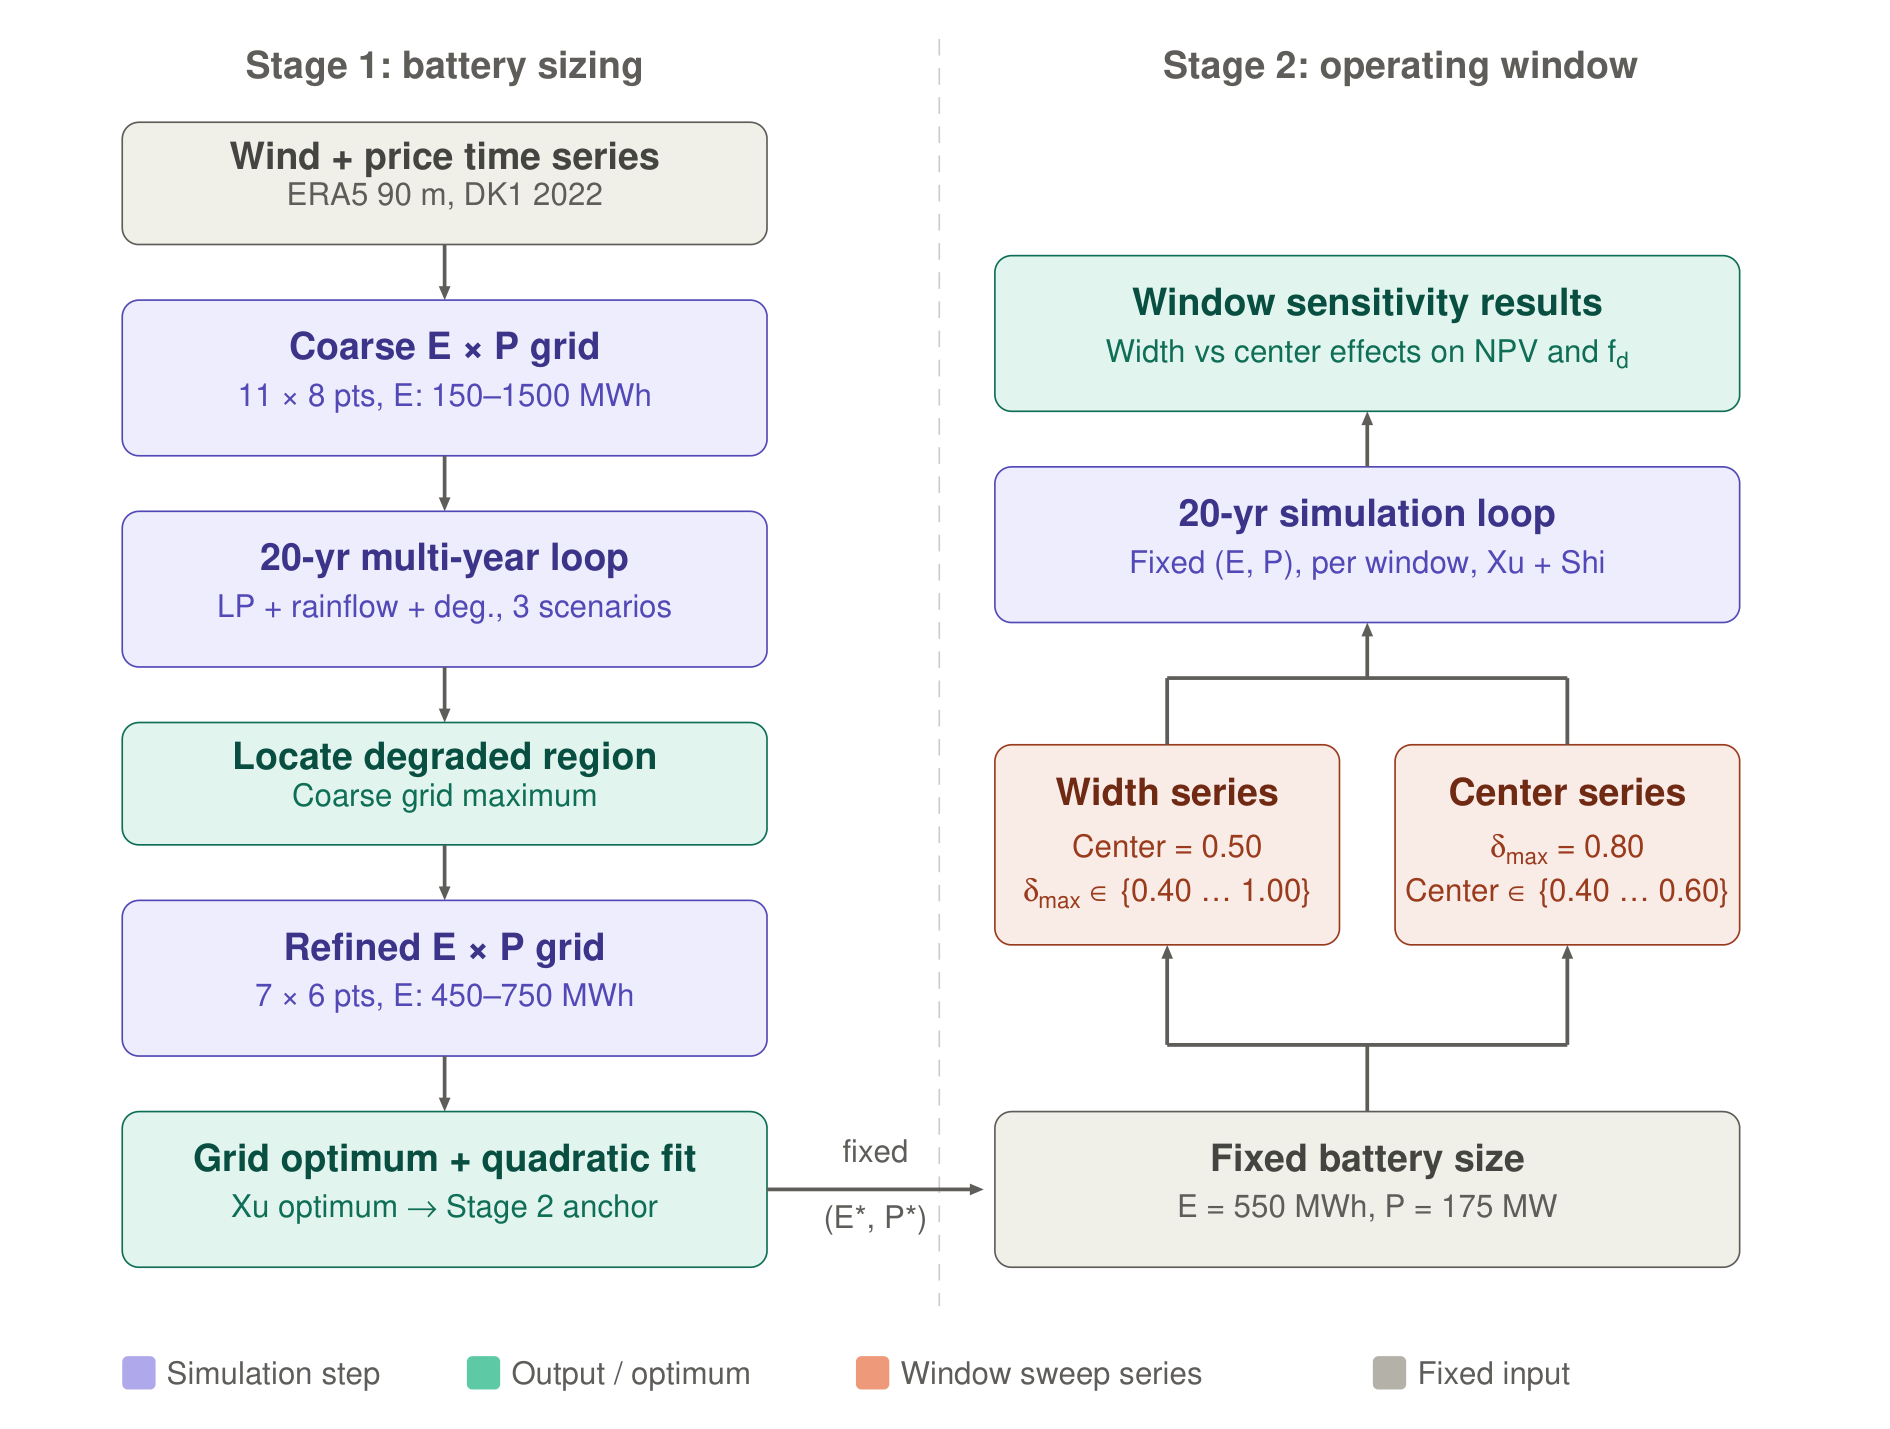

Write the Python code that produced this figure.
"""
fig_sweep_methodology.py
------------------------
Two-stage parameter sweep structure (thesis label fig:sweep_methodology).

ReportLab only, no matplotlib.
Coordinates follow the source SVG frame (viewBox 680 wide). Scale = 160mm/680px.

Every number in the boxes is taken from Sections 3.7.1 and 3.7.2 and from the
Stage 1 result in Section 4.4.1. If the sweep configuration changes, change it
here as well; a methodology diagram that disagrees with its own method section
is worse than no diagram.

Run: python fig_sweep_methodology.py
Output: set OUTPUT below to "png", "pdf" or "both". Files are written next to
        this script. The PNG is rasterised from the same PDF the vector output
        uses, so the two cannot differ.

PNG export needs PyMuPDF (pip install pymupdf) or Poppler's pdftoppm on PATH.
"""

from __future__ import annotations
from pathlib import Path
import io
import shutil
import subprocess
import tempfile

from reportlab.pdfgen import canvas as rl_canvas
from reportlab.lib.colors import HexColor, white
from reportlab.lib.units import mm
from reportlab.pdfbase.pdfmetrics import stringWidth

# -- Output ------------------------------------------------------------------ #
OUTPUT = "png"                   # "png", "pdf" or "both"
STEM = "fig_sweep_methodology"    # output filename without extension

# ── Palette (from SVG computed styles) ────────────────────────────────────────
GRAY_F   = HexColor("#F1EFE8")   # gray box fill
GRAY_S   = HexColor("#5F5E5A")   # gray stroke
GRAY_T   = HexColor("#444441")   # gray title
GRAY_ST  = HexColor("#5F5E5A")   # gray subtitle

PURP_F   = HexColor("#EEEDFE")   # purple box fill  (simulation step)
PURP_S   = HexColor("#534AB7")   # purple stroke
PURP_T   = HexColor("#3C3489")   # purple title
PURP_ST  = HexColor("#534AB7")   # purple subtitle

TEAL_F   = HexColor("#E1F5EE")   # teal box fill  (output/optimum)
TEAL_S   = HexColor("#0F6E56")   # teal stroke
TEAL_T   = HexColor("#085041")   # teal title
TEAL_ST  = HexColor("#0F6E56")   # teal subtitle

CORAL_F  = HexColor("#FAECE7")   # coral box fill (sweep series)
CORAL_S  = HexColor("#993C1D")   # coral stroke
CORAL_T  = HexColor("#712B13")   # coral title
CORAL_ST = HexColor("#993C1D")   # coral subtitle

MUTED    = HexColor("#5F5E5A")   # floating labels, legend text

# Labels carrying subscripts, as (string, style) segments.
# delta_max is the window width of Section 3.7.2, not the DoD parameter d and
# not the per-cycle amplitude delta_i. The window center is the parameter
# (sigma_max + sigma_min)/2, which is set before the year is solved; sigma-bar
# is the resulting profile mean, a dispatch output, so it is not used here.
# The full width set is {0.40, 0.60, 0.80, 1.00}; the box shows the range in the
# same form as the center series, because the full list does not fit at 7.5 pt.
# Section 3.7.2 lists all four, and notes that the 0.40 width is skipped because
# its polynomial fit returns k4 = 0.908, which is not convex.
WIDTH_SET     = [("\u03b4", ""), ("max", "sub"), (" \u2208 {0.40 \u2026 1.00}", "")]
WIDTH_FIXED   = [("\u03b4", ""), ("max", "sub"), (" = 0.80", "")]
WINDOW_RESULT = [("Width vs center effects on NPV and f", ""), ("d", "sub")]
DIVIDER  = HexColor("#888780")   # centre divider line

# ── Canvas ────────────────────────────────────────────────────────────────────
SCALE  = 160 / 680               # mm per SVG px
FIG_W  = 160 * mm
# Legend sits at y=488..500, so 514 leaves a 14 px bottom margin. The former
# 600 left about 24 mm of blank paper below the legend.
FIG_H  = 514 * SCALE * mm
DPI    = 300


def s(px):  return px * SCALE * mm
def sy(px): return FIG_H - s(px)


# ── Helpers ───────────────────────────────────────────────────────────────────
def rr(c, x, y_top, w, h, r, fill, stroke, sw=0.4):
    X, W, H, R = s(x), s(w), s(h), s(r)
    Y = sy(y_top + h)
    p = c.beginPath()
    p.moveTo(X+R, Y); p.lineTo(X+W-R, Y)
    p.arcTo(X+W-2*R, Y,       X+W,   Y+2*R, startAng=-90, extent=90)
    p.lineTo(X+W, Y+H-R)
    p.arcTo(X+W-2*R, Y+H-2*R, X+W,   Y+H,   startAng=0,   extent=90)
    p.lineTo(X+R, Y+H)
    p.arcTo(X,    Y+H-2*R,    X+2*R, Y+H,   startAng=90,  extent=90)
    p.lineTo(X, Y+R)
    p.arcTo(X,    Y,           X+2*R, Y+2*R, startAng=180, extent=90)
    p.close()
    c.setFillColor(fill); c.setStrokeColor(stroke); c.setLineWidth(sw)
    c.drawPath(p, fill=1, stroke=1)


def seg_width(segs, font, size):
    """Width of a segment list, sub- and superscripts included."""
    return sum(stringWidth(s, font, size if st == "" else size * 0.72)
               for s, st in segs)


def as_segs(text):
    """Accept a plain string or an existing segment list."""
    return text if isinstance(text, list) else [(text, "")]


def centred_segs(c, cx_svg, y_svg, segs, font, size, color):
    """Centred text from (string, style) pairs; style in {'', 'sub', 'sup'}."""
    x = s(cx_svg) - seg_width(segs, font, size) / 2
    c.setFillColor(color)
    for txt_, st in segs:
        fs = size if st == "" else size * 0.72
        dy = {"": 0.0, "sub": -0.22 * size, "sup": 0.38 * size}[st]
        c.setFont(font, fs)
        c.drawString(x, sy(y_svg) + dy, txt_)
        x += stringWidth(txt_, font, fs)


def two_line_box(c, x, y_top, w, h, r, fill, stroke, sw,
                 title, tc, tf, ts_size,
                 sub,   sc, sub_size):
    rr(c, x, y_top, w, h, r, fill, stroke, sw)
    cx = x + w/2
    # title at 38% from top, sub at 68%
    centred_segs(c, cx, y_top + h*0.38, as_segs(title), tf, ts_size, tc)
    centred_segs(c, cx, y_top + h*0.68, as_segs(sub), "Helvetica", sub_size, sc)


def three_line_box(c, x, y_top, w, h, r, fill, stroke, sw,
                   title, tc, tf, ts_size,
                   sub1, sub2, sc, sub_size):
    """Box with title + two subtitle lines (coral sweep boxes)."""
    rr(c, x, y_top, w, h, r, fill, stroke, sw)
    cx = x + w/2
    centred_segs(c, cx, y_top + h*0.30, as_segs(title), tf, ts_size, tc)
    centred_segs(c, cx, y_top + h*0.56, as_segs(sub1), "Helvetica", sub_size, sc)
    centred_segs(c, cx, y_top + h*0.78, as_segs(sub2), "Helvetica", sub_size, sc)


def arrow_v_down(c, x, y1, y2, color, lw=1.0):
    """Arrow pointing DOWN (y2 > y1 in SVG coords)."""
    head = s(5); hw = head * 0.42
    X, Y1, Y2 = s(x), sy(y1), sy(y2)
    tip = Y2                            # lower in RL = lower on page
    c.setStrokeColor(color); c.setFillColor(color); c.setLineWidth(lw)
    c.line(X, Y1, X, tip + head*0.7)
    p = c.beginPath()
    p.moveTo(X, tip); p.lineTo(X-hw, tip+head); p.lineTo(X+hw, tip+head); p.close()
    c.drawPath(p, fill=1, stroke=0)


def arrow_v_up(c, x, y1, y2, color, lw=1.0):
    """Arrow pointing UP (y2 < y1 in SVG coords)."""
    head = s(5); hw = head * 0.42
    X, Y1, Y2 = s(x), sy(y1), sy(y2)
    tip = Y2                            # higher in RL = higher on page
    c.setStrokeColor(color); c.setFillColor(color); c.setLineWidth(lw)
    c.line(X, Y1, X, tip - head*0.7)
    p = c.beginPath()
    p.moveTo(X, tip); p.lineTo(X-hw, tip-head); p.lineTo(X+hw, tip-head); p.close()
    c.drawPath(p, fill=1, stroke=0)


def arrow_h_right(c, x1, x2, y, color, lw=1.0):
    """Arrow pointing RIGHT."""
    head = s(5); hw = head * 0.42
    X1, X2, Y = s(x1), s(x2), sy(y)
    c.setStrokeColor(color); c.setFillColor(color); c.setLineWidth(lw)
    c.line(X1, Y, X2 - head*0.7, Y)
    p = c.beginPath()
    p.moveTo(X2, Y); p.lineTo(X2-head, Y+hw); p.lineTo(X2-head, Y-hw); p.close()
    c.drawPath(p, fill=1, stroke=0)


def plain_line(c, x1, y1, x2, y2, color, lw=0.9):
    c.setStrokeColor(color); c.setLineWidth(lw); c.setDash()
    c.line(s(x1), sy(y1), s(x2), sy(y2))


def txt(c, x, y_svg, text, font, size, color, anchor="centre"):
    c.setFillColor(color); c.setFont(font, size)
    if anchor == "centre":
        c.drawCentredString(s(x), sy(y_svg), text)
    else:
        c.drawString(s(x), sy(y_svg), text)


def swatch(c, x, y_svg, color, label):
    SW, SH = s(12), s(12)
    X, Y = s(x), sy(y_svg + 12)
    c.setFillColor(color); c.roundRect(X, Y, SW, SH, s(2), fill=1, stroke=0)
    c.setFillColor(MUTED); c.setFont("Helvetica", 7.5)
    c.drawString(X + SW + s(4), Y + s(2), label)


# -- Fit check ---------------------------------------------------------------- #
# (tag, box width in SVG px, [(text, font, size), ...])
BOXES = [
    ("wind",     232, [("Wind + price time series", "Helvetica-Bold", 9),
                       ("ERA5 90 m, DK1 2022", "Helvetica", 7.5)]),
    ("coarse",   232, [("Coarse E \u00d7 P grid", "Helvetica-Bold", 9),
                       ("11 \u00d7 8 pts, E: 150\u20131500 MWh", "Helvetica", 7.5)]),
    ("loop1",    232, [("20-yr multi-year loop", "Helvetica-Bold", 9),
                       ("LP + rainflow + deg., 3 scenarios", "Helvetica", 7.5)]),
    ("region",   232, [("Locate degraded region", "Helvetica-Bold", 9),
                       ("Coarse grid maximum", "Helvetica", 7.5)]),
    ("refined",  232, [("Refined E \u00d7 P grid", "Helvetica-Bold", 9),
                       ("7 \u00d7 6 pts, E: 450\u2013750 MWh", "Helvetica", 7.5)]),
    ("optimum",  232, [("Grid optimum + quadratic fit", "Helvetica-Bold", 9),
                       ("Xu optimum \u2192 Stage 2 anchor", "Helvetica", 7.5)]),
    ("size",     268, [("Fixed battery size", "Helvetica-Bold", 9),
                       ("E = 550 MWh, P = 175 MW", "Helvetica", 7.5)]),
    ("width",    124, [("Width series", "Helvetica-Bold", 9),
                       ("Center = 0.50", "Helvetica", 7.5),
                       (WIDTH_SET, "Helvetica", 7.5)]),
    ("center",   124, [("Center series", "Helvetica-Bold", 9),
                       (WIDTH_FIXED, "Helvetica", 7.5),
                       ("Center \u2208 {0.40 \u2026 0.60}", "Helvetica", 7.5)]),
    ("loop2",    268, [("20-yr simulation loop", "Helvetica-Bold", 9),
                       ("Fixed (E, P), per window, Xu + Shi", "Helvetica", 7.5)]),
    ("results",  268, [("Window sensitivity results", "Helvetica-Bold", 9),
                       (WINDOW_RESULT, "Helvetica", 7.5)]),
]


def check_fit(pad=6):
    """Warn if any label is wider than the box that holds it. Widths in SVG px."""
    bad = []
    for tag, w, items in BOXES:
        for text, font, size in items:
            need = seg_width(as_segs(text), font, size) / (SCALE * mm)
            if need > w - pad:
                bad.append(f"  {tag}: needs {need:.0f} px in a {w - pad} px box")
    if bad:
        print("WARNING: text wider than its box")
        print("\n".join(bad))
    else:
        print("fit check: all labels inside their boxes")


# ── Build ─────────────────────────────────────────────────────────────────────
def build(buf):
    c = rl_canvas.Canvas(buf, pagesize=(FIG_W, FIG_H))
    c.setFillColor(white); c.rect(0, 0, FIG_W, FIG_H, fill=1, stroke=0)

    LW = 0.9

    # ── Stage headings ────────────────────────────────────────────────────
    txt(c, 160, 28, "Stage 1: battery sizing",   "Helvetica-Bold", 9,  MUTED)
    txt(c, 504, 28, "Stage 2: operating window", "Helvetica-Bold", 9,  MUTED)

    # ── Centre divider (dashed) ───────────────────────────────────────────
    c.setStrokeColor(HexColor("#CCCCCC")); c.setLineWidth(0.4); c.setDash(4, 3)
    c.line(s(338), sy(14), s(338), sy(470))
    c.setDash()

    # ════════════════════════════════════════════════════════════════════
    # STAGE 1 — LEFT COLUMN  (x center=160, box w=232, x=44..276)
    # ════════════════════════════════════════════════════════════════════

    # Wind + price (gray, h=44, y=44..88)
    two_line_box(c, 44, 44, 232, 44, 6, GRAY_F, GRAY_S, 0.4,
                 "Wind + price time series", GRAY_T, "Helvetica-Bold", 9,
                 "ERA5 90 m, DK1 2022",      GRAY_ST, 7.5)
    arrow_v_down(c, 160, 88, 108, MUTED, LW)

    # Coarse E×P grid (purple, h=56, y=108..164)
    two_line_box(c, 44, 108, 232, 56, 6, PURP_F, PURP_S, 0.4,
                 "Coarse E \u00d7 P grid",      PURP_T, "Helvetica-Bold", 9,
                 "11 \u00d7 8 pts, E: 150\u20131500 MWh", PURP_ST, 7.5)
    arrow_v_down(c, 160, 164, 184, MUTED, LW)

    # 20-yr multi-year loop (purple, h=56, y=184..240)
    two_line_box(c, 44, 184, 232, 56, 6, PURP_F, PURP_S, 0.4,
                 "20-yr multi-year loop",          PURP_T, "Helvetica-Bold", 9,
                 "LP + rainflow + deg., 3 scenarios", PURP_ST, 7.5)
    arrow_v_down(c, 160, 240, 260, MUTED, LW)

    # Locate degraded region (teal, h=44, y=260..304)
    two_line_box(c, 44, 260, 232, 44, 6, TEAL_F, TEAL_S, 0.4,
                 "Locate degraded region", TEAL_T, "Helvetica-Bold", 9,
                 "Coarse grid maximum",    TEAL_ST, 7.5)
    arrow_v_down(c, 160, 304, 324, MUTED, LW)

    # Refined E×P grid (purple, h=56, y=324..380)
    two_line_box(c, 44, 324, 232, 56, 6, PURP_F, PURP_S, 0.4,
                 "Refined E \u00d7 P grid",     PURP_T, "Helvetica-Bold", 9,
                 "7 \u00d7 6 pts, E: 450\u2013750 MWh", PURP_ST, 7.5)
    arrow_v_down(c, 160, 380, 400, MUTED, LW)

    # Grid optimum + quadratic fit (teal, h=56, y=400..456)
    two_line_box(c, 44, 400, 232, 56, 6, TEAL_F, TEAL_S, 0.4,
                 "Grid optimum + quadratic fit", TEAL_T, "Helvetica-Bold", 9,
                 "Xu optimum \u2192 Stage 2 anchor", TEAL_ST, 7.5)

    # ── Handoff arrow (276,428) → (354,428) ──────────────────────────────
    arrow_h_right(c, 276, 354, 428, MUTED, LW)
    txt(c, 315, 418, "fixed",   "Helvetica", 7.5, MUTED)
    txt(c, 315, 442, "(E*, P*)", "Helvetica", 7.5, MUTED)

    # ════════════════════════════════════════════════════════════════════
    # STAGE 2 — RIGHT COLUMN  (x center=492, box w=268, x=358..626)
    # ════════════════════════════════════════════════════════════════════

    # Fixed battery size (gray, h=56, y=400..456)
    two_line_box(c, 358, 400, 268, 56, 6, GRAY_F, GRAY_S, 0.4,
                 "Fixed battery size",    GRAY_T, "Helvetica-Bold", 9,
                 "E = 550 MWh, P = 175 MW", GRAY_ST, 7.5)

    # Fork from fixed box top (492,400) up to y=376, then split to 420 and 564
    plain_line(c, 492, 400, 492, 376, MUTED, LW)  # vertical stem up
    plain_line(c, 420, 376, 564, 376, MUTED, LW)  # horizontal fork
    arrow_v_up(c, 420, 376, 340, MUTED, LW)        # left arm → width series
    arrow_v_up(c, 564, 376, 340, MUTED, LW)        # right arm → center series

    # Width series (coral, h=72, y=268..340, x=358..482)
    three_line_box(c, 358, 268, 124, 72, 6, CORAL_F, CORAL_S, 0.4,
                   "Width series", CORAL_T, "Helvetica-Bold", 9,
                   "Center = 0.50", WIDTH_SET,
                   CORAL_ST, 7.5)

    # Center series (coral, h=72, y=268..340, x=502..626)
    three_line_box(c, 502, 268, 124, 72, 6, CORAL_F, CORAL_S, 0.4,
                   "Center series", CORAL_T, "Helvetica-Bold", 9,
                   WIDTH_FIXED, "Center \u2208 {0.40 \u2026 0.60}",
                   CORAL_ST, 7.5)

    # Merge arms: both series tops (420,268) and (564,268) → up to y=244 → merge → arrow up to sim loop
    plain_line(c, 420, 268, 420, 244, MUTED, LW)
    plain_line(c, 564, 268, 564, 244, MUTED, LW)
    plain_line(c, 420, 244, 564, 244, MUTED, LW)
    arrow_v_up(c, 492, 244, 224, MUTED, LW)

    # 20-yr simulation loop Stage 2 (purple, h=56, y=168..224)
    two_line_box(c, 358, 168, 268, 56, 6, PURP_F, PURP_S, 0.4,
                 "20-yr simulation loop",          PURP_T, "Helvetica-Bold", 9,
                 "Fixed (E, P), per window, Xu + Shi", PURP_ST, 7.5)
    arrow_v_up(c, 492, 168, 148, MUTED, LW)

    # Window sensitivity results (teal, h=56, y=92..148)
    two_line_box(c, 358, 92, 268, 56, 6, TEAL_F, TEAL_S, 0.4,
                 "Window sensitivity results",       TEAL_T, "Helvetica-Bold", 9,
                 WINDOW_RESULT, TEAL_ST, 7.5)

    # ── Legend ────────────────────────────────────────────────────────────
    swatch(c,  44, 488, HexColor("#AFA9EC"), "Simulation step")
    swatch(c, 168, 488, HexColor("#5DCAA5"), "Output / optimum")
    swatch(c, 308, 488, HexColor("#F0997B"), "Window sweep series")
    swatch(c, 494, 488, HexColor("#B4B2A9"), "Fixed input")

    c.save()


# -- Output ------------------------------------------------------------------ #
def write_png(pdf_bytes: bytes, png_path: Path, dpi: int = DPI) -> bool:
    """Rasterise an in-memory PDF to PNG. PyMuPDF first, then Poppler's pdftoppm."""
    try:
        try:
            import pymupdf              # PyMuPDF 1.24.3 and later
        except ImportError:
            import fitz as pymupdf      # older releases expose it as fitz
        doc = pymupdf.open(stream=pdf_bytes, filetype="pdf")
        doc.load_page(0).get_pixmap(dpi=dpi, alpha=False).save(str(png_path))
        doc.close()
        return True
    except ImportError:
        pass
    exe = shutil.which("pdftoppm")
    if exe is None:
        print("PNG not written. Install PyMuPDF with: pip install pymupdf")
        return False
    with tempfile.TemporaryDirectory() as tmp:
        tmp_pdf = Path(tmp) / "page.pdf"
        tmp_pdf.write_bytes(pdf_bytes)
        subprocess.run([exe, "-png", "-r", str(dpi), "-singlefile",
                        str(tmp_pdf), str(png_path.with_suffix(""))], check=True)
    return True


if OUTPUT not in ("png", "pdf", "both"):
    raise ValueError(f'OUTPUT must be "png", "pdf" or "both", not {OUTPUT!r}')

check_fit()

OUT = Path(__file__).parent

pdf_buf = io.BytesIO()
build(pdf_buf)
pdf_bytes = pdf_buf.getvalue()

if OUTPUT in ("pdf", "both"):
    pdf_path = OUT / f"{STEM}.pdf"
    pdf_path.write_bytes(pdf_bytes)
    print(f"Saved {pdf_path.name}  ({len(pdf_bytes) // 1024} KB)")

if OUTPUT in ("png", "both"):
    png_path = OUT / f"{STEM}.png"
    if write_png(pdf_bytes, png_path):
        print(f"Saved {png_path.name}  ({DPI} dpi)")
